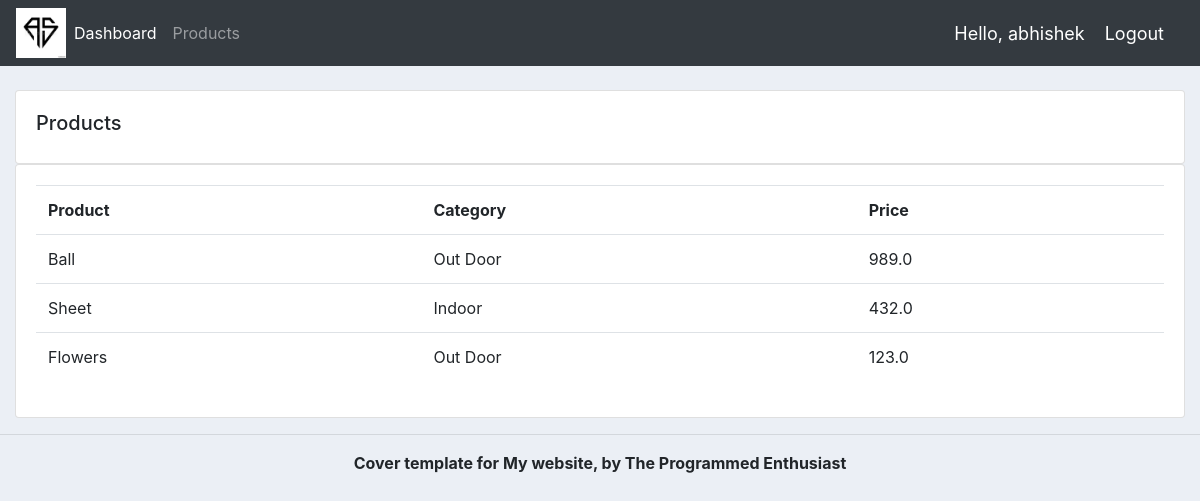
Page /accounts/products/ (signed in) on the committed database.
### accounts/models.py (models this page shows, shortened)
class Product(models.Model):
    CATEGORIES = (
        ('Indoor', 'Indoor'),
        ('Out Door', 'Out Door')
    )
    name = models.CharField(max_length=200, null=True)
    price = models.FloatField(null=True)
    category = models.CharField(max_length=200, choices=CATEGORIES, null=True)
    description = models.CharField(max_length=200, null=True, blank=True)
    date_created = models.DateTimeField(auto_now_add=True, null=True)
    tags = models.ManyToManyField(Tag)

### accounts/decorators.py (the view)
        def wrapper_func(request, *args, **kwargs):
            group = None
            if request.user.groups.exists():
                group = request.user.groups.all()[0].name
            if group in allowed_roles:
                return view_func(request, *args, **kwargs)
            else:
                return HttpResponse("You are not authorised to view this page.")

### accounts/views.py (called while the page is built)
@login_required(login_url='login')
@allowed_users(allowed_roles=['Admin'])
def products(request):
    products = Product.objects.all()
    return render(request, 'accounts/product.html', {'products': products})

### accounts/templates/accounts/product.html
{%  extends 'base.html' %}
{% block content %}
		<br>
		<div class="row">
			<div class="col-md">
				<div class="card card-body">
					<h5>Products</h5>
				</div>
				<div class="card card-body">
					<table class="table">
						<tr>
							<th>Product</th>
							<th>Category</th>
							<th>Price</th>
						</tr>
                        {% for i in products %}
                            <tr>
                                <td>{{ i.name }}</td>
                                <td>{{ i.category }}</td>
                                <td>{{ i.price }}</td>
                            </tr>
                        {% endfor %}
					</table>
				</div>
			</div>
		</div>
{% endblock content %}

### accounts/templates/accounts/navbar.html (shortened to what this page needs)
{% load static %}
<nav class="navbar navbar-expand-lg navbar-dark bg-dark">
    <img src="{% static 'images/logo.png' %}" alt="Not Loaded" height="50px" width="50px">
  <div class="collapse navbar-collapse" id="navbarNav">
    <ul class="navbar-nav">
        {% if request.user.is_staff %}
          <li class="nav-item active">
            <a class="nav-link" href="{% url 'home' %}">Dashboard</a>
          </li>
          <li class="nav-item">
            <a class="nav-link" href="{% url 'products' %}">Products</a>
          </li>
        {% else %}
            <li class="nav-item">
                <a href="{% url 'account' %}" class="nav-item">Settings</a>
            </li>
        {% endif %}
    </ul>
  </div>
    <span class="hello-msg">Hello, {{ request.user }}</span>
    <span><a class="hello-msg" href="{% url 'logout' %}">Logout</a></span>
</nav>

### static/css/base.css (style rules this page uses)
body { background-color: #ebeff5; }

### accounts/templates/accounts/navbar.html (style rules this page uses)
.hello-msg { color: white; font-size: 18px; margin-right: 20px; }

### rows in the picture
Product: name "Ball", category "Out Door", price "989.0"
Product: name "Sheet", category "Indoor", price "432.0"
Product: name "Flowers", category "Out Door", price "123.0"

### other values in the picture
{{ request.user }} "abhishek"
